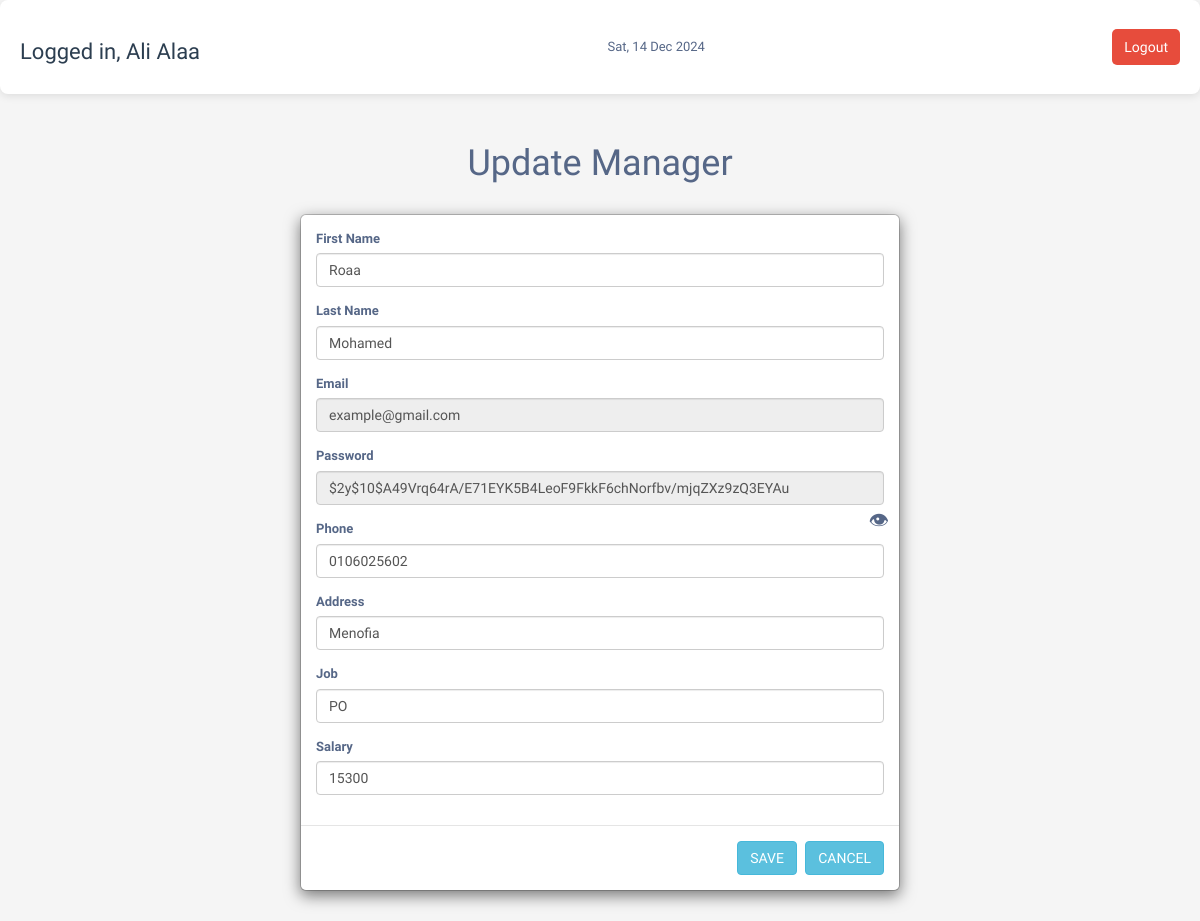
/update_manager.php?id=3 (signed in), run on the app's committed database.
### tables this page shows
CREATE TABLE `manager` (
  `manager_id` int(11) NOT NULL,
  `person_id` int(11) NOT NULL,
  `email` varchar(225) NOT NULL,
  `password` varchar(225) NOT NULL
);

CREATE TABLE `person` (
  `person_id` int(11) NOT NULL,
  `first_name` varchar(225) NOT NULL,
  `last_name` varchar(225) NOT NULL,
  `age` int(10) NOT NULL,
  `address` varchar(225) NOT NULL,
  `phone_number` varchar(11) NOT NULL,
  `date_of_birth` date NOT NULL,
  `absent_times` int(10) DEFAULT NULL,
  `salary` decimal(20,0) NOT NULL,
  `job_title` varchar(225) NOT NULL,
  `gender` enum('male','female') NOT NULL,
  `role` enum('admin','employee','manager') NOT NULL
);

### update_manager.php (the view, shortened to what this page needs)
<?php include("config.php");
if (isset($_GET['id'])) {
    $id = $_GET['id'];
    $query = "
            SELECT
            manager.manager_id,
            manager.email,
            manager.password,
            person.first_name,
            person.last_name,
            person.phone_number AS phone,
            person.address,
            person.job_title AS job,
            person.salary
        FROM
            manager
        JOIN
            person
        ON
            manager.person_id = person.person_id
        WHERE
            manager.manager_id =  '$id'
        ";
    $stmt = $database->prepare($query);
    $stmt->execute();
    $result = $stmt->fetch(PDO::FETCH_ASSOC);
}
?>
<?php
$user_name = $_SESSION['user_name'];
?>
<!DOCTYPE html>
<html lang="en">
<head>
    <link rel="stylesheet" href="dashboard.css">
    <link rel="stylesheet" href="https://maxcdn.bootstrapcdn.com/font-awesome/4.7.0/css/font-awesome.min.css">
    <link rel="stylesheet" href="https://maxcdn.bootstrapcdn.com/bootstrap/3.3.7/css/bootstrap.min.css">
</head>
<body>
    <div class="header">
        <h3>Logged in, <?php echo $user_name; ?></h3>
        <span id="currentDate"></span>
        <button class="btn-signout ms-3" onclick="logout()">Logout</button>
    </div>
    <div class="container">
        <div class=" text-center mt-5 ">
            <h1>Update Manager</h1>
        </div>
        <div class="modal-dialog">
            <div class="modal-content">
                <form method="post" action="update_manager.php?id=<?php echo $id; ?>">
                    <div class="modal-body">
                        <div class="form-group">
                            <label>First Name</label>
                            <input type="text" class="form-control" name="fname"
                                value="<?php echo htmlspecialchars($result['first_name']); ?>">
                        </div>
                        <div class="form-group">
                            <label>Last Name</label>
                            <input type="text" class="form-control" name="lname"
                                value="<?php echo htmlspecialchars($result['last_name']); ?>">
                        </div>
                        <div class="form-group">
                            <label>Email</label>
                            <input type="email" class="form-control" name="email"
                                value="<?php echo htmlspecialchars($result['email']); ?>" readonly>
                        </div>
                        <div class="form-group">
                            <label>Password</label>
                            <input type="text" class="form-control" name="password" id="password" readonly
                                value="<?php echo htmlspecialchars($result['password']); ?>">
                            <span id="eye-icon" class="eye-icon">&#128065;</span>
                        </div>
                        <div class="form-group">
                            <label>Phone</label>
                            <input type="text" class="form-control" name="phone"
                                value="<?php echo htmlspecialchars($result['phone']); ?>">
                        </div>
                        <div class="form-group">
                            <label>Address</label>
                            <input type="text" class="form-control" name="address"
                                value="<?php echo htmlspecialchars($result['address']); ?>">
                        </div>
                        <div class="form-group">
                            <label>Job</label>
                            <input type="text" class="form-control" name="job"
                                value="<?php echo htmlspecialchars($result['job']); ?>">
                        </div>
                        <div class="form-group">
                            <label>Salary</label>
                            <input type="number" class="form-control" name="salary"
                                value="<?php echo htmlspecialchars($result['salary']); ?>" min="0" step="0.01">
                        </div>
                    </div>
                    <div class="modal-footer">
                        <input type="submit" class="btn btn-info" name="save" value="SAVE">
                        <input action="ManagersCRUD.php" type="submit" class="btn btn-info" name="save" value="CANCEL">
                    </div>
                </form>
            </div>
        </div>
</body>
</html>

### dashboard.css (style rules this page uses)
body { font-family: "Arial", sans-serif; background-color: #f4f6f9; color: #333; }
.header { display: flex; justify-content: space-between; align-items: center; background-color: #fff; padding: 20px; border-radius: 8px; box-shadow: 0px 2px 8px rgba(0, 0, 0, 0.1); margin-bottom: 30px; }
.header h3 { font-size: 22px; color: #2c3e50; }
.header .btn-signout { background-color: #e74c3c; color: white; border-radius: 5px; font-size: 14px; padding: 8px 12px; border: none; cursor: pointer; transition: background-color 0.3s ease; }

### update_manager.php (style rules this page uses)
.eye-icon { position: absolute; right: 10px; top: 50%; transform: translateY(-50%); font-size: 20px; cursor: pointer; }
body { color: #566787; background: #f5f5f5; font-family: 'Varela Round', sans-serif; font-size: 13px; }

### data on the page
manager: fname "Roaa", lname "Mohamed", email "example@gmail.com", password "$2y$10$A49Vrq64rA/E71EYK5B4LeoF9FkkF6chNorfbv/mjqZXz9zQ3EYAu", phone "0106025602", address "Menofia", job "PO", salary "15300"

### other printed values
$user_name "Ali Alaa"
